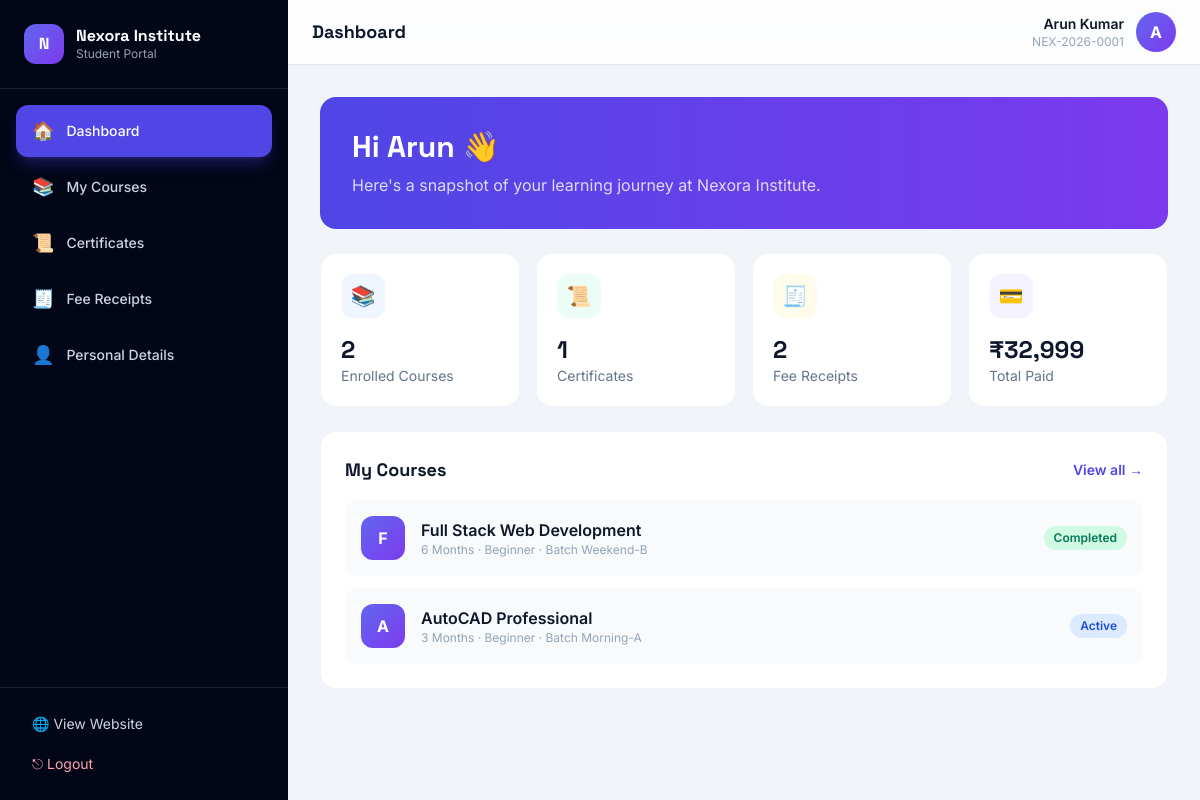
The page /student/dashboard.php (signed in) on the database its author committed.
### tables this page shows
CREATE TABLE students (
  id            INT AUTO_INCREMENT PRIMARY KEY,
  student_code  VARCHAR(40) NOT NULL UNIQUE,
  name          VARCHAR(140) NOT NULL,
  email         VARCHAR(150) NOT NULL UNIQUE,
  phone         VARCHAR(20)  NULL,
  password_hash VARCHAR(255) NOT NULL,
  dob           DATE NULL,
  gender        ENUM('Male','Female','Other') NULL,
  address       VARCHAR(255) NULL,
  photo         VARCHAR(255) NULL,
   
  details_locked TINYINT(1) DEFAULT 0,
  status        ENUM('active','inactive') DEFAULT 'active',
  created_at    TIMESTAMP DEFAULT CURRENT_TIMESTAMP
);

CREATE TABLE enrollments (
  id          INT AUTO_INCREMENT PRIMARY KEY,
  student_id  INT NOT NULL,
  course_id   INT NOT NULL,
  batch       VARCHAR(60) NULL,
  enroll_date DATE DEFAULT (CURRENT_DATE),
  status      ENUM('active','completed','dropped') DEFAULT 'active',
  created_at  TIMESTAMP DEFAULT CURRENT_TIMESTAMP,
  CONSTRAINT fk_enr_student FOREIGN KEY (student_id) REFERENCES students(id) ON DELETE CASCADE,
  CONSTRAINT fk_enr_course  FOREIGN KEY (course_id)  REFERENCES courses(id)  ON DELETE CASCADE
);

CREATE TABLE courses (
  id              INT AUTO_INCREMENT PRIMARY KEY,
  title           VARCHAR(160) NOT NULL,
  slug            VARCHAR(180) NOT NULL UNIQUE,
  category_id     INT NULL,
  short_desc      VARCHAR(255) NULL,
  description     TEXT NULL,
  duration        VARCHAR(60)  DEFAULT '3 Months',
  level           ENUM('Beginner','Intermediate','Advanced') DEFAULT 'Beginner',
  price           DECIMAL(10,2) DEFAULT 0,
  discount_price  DECIMAL(10,2) NULL,
  software        VARCHAR(255) NULL,
  syllabus        TEXT NULL,
  image           VARCHAR(255) NULL,
  is_featured     TINYINT(1) DEFAULT 0,
  status          ENUM('active','draft') DEFAULT 'active',
  created_at      TIMESTAMP DEFAULT CURRENT_TIMESTAMP,
  CONSTRAINT fk_course_cat FOREIGN KEY (category_id) REFERENCES categories(id) ON DELETE SET NULL
);

### includes/functions.php (called while the page is built, shortened)
<?php
require_once __DIR__ . '/../config/database.php';
function e(?string $str): string
{
    return htmlspecialchars($str ?? '', ENT_QUOTES, 'UTF-8');
}
function url(string $path = ''): string
{
    return BASE_URL . '/' . ltrim($path, '/');
}
function money($amount): string
{
    return '₹' . number_format((float)$amount, 0);
}
function settings(): array
{
    static $cache = null;
    if ($cache !== null) return $cache;
    $cache = [];
    try {
        $rows = db()->query('SELECT skey, svalue FROM settings')->fetchAll();
        foreach ($rows as $r) {
            $cache[$r['skey']] = $r['svalue'];
        }
    } catch (Throwable $e) {
        $cache = [];
    }
    return $cache;
}
function setting(string $key, string $default = ''): string
{
    $s = settings();
    return $s[$key] ?? $default;
}
function student_logged_in(): bool
{
    return !empty($_SESSION['student_id']);
}
function current_student(): ?array
{
    static $student = null;
    if ($student === null) {
        $stmt = db()->prepare('SELECT * FROM students WHERE id = ?');
        $stmt->execute([$_SESSION['student_id']]);
        $student = $stmt->fetch() ?: null;
    }
    return $student;
}

### config/database.php (called while the page is built, shortened)
<?php
function db(): PDO
{
    if (isset($GLOBALS['__app_pdo']) && $GLOBALS['__app_pdo'] instanceof PDO) {
        return $GLOBALS['__app_pdo'];
    }
    $dsn = sprintf('mysql:host=%s;dbname=%s;charset=%s', DB_HOST, DB_NAME, DB_CHARSET);
    $options = [
        PDO::ATTR_ERRMODE            => PDO::ERRMODE_EXCEPTION,
        PDO::ATTR_DEFAULT_FETCH_MODE => PDO::FETCH_ASSOC,
        PDO::ATTR_EMULATE_PREPARES   => false,
    ];
    return $GLOBALS['__app_pdo'];
}

### student/dashboard.php (the view)
<?php
require_once __DIR__ . '/_layout.php';
$sid = $student['id'];
$enrollCount = db()->prepare("SELECT COUNT(*) FROM enrollments WHERE student_id=?"); $enrollCount->execute([$sid]); $enrollCount = $enrollCount->fetchColumn();
$certCount   = db()->prepare("SELECT COUNT(*) FROM certificates WHERE student_id=?"); $certCount->execute([$sid]); $certCount = $certCount->fetchColumn();
$paid        = db()->prepare("SELECT COALESCE(SUM(amount),0) FROM payments WHERE student_id=? AND status IN ('paid','partial')"); $paid->execute([$sid]); $paid = $paid->fetchColumn();
$receipts    = db()->prepare("SELECT COUNT(*) FROM payments WHERE student_id=?"); $receipts->execute([$sid]); $receipts = $receipts->fetchColumn();
$myCourses = db()->prepare(
  "SELECT e.*, c.title, c.duration, c.level FROM enrollments e
   JOIN courses c ON c.id=e.course_id WHERE e.student_id=? ORDER BY e.id DESC"
);
$myCourses->execute([$sid]);
$myCourses = $myCourses->fetchAll();
student_layout_top('dashboard', 'Dashboard');
?>
<div class="rounded-2xl bg-gradient-to-r from-brand-600 to-violet-600 text-white p-6 sm:p-8 mb-6">
  <h2 class="font-display text-2xl sm:text-3xl font-bold">Hi <?= e(explode(' ', $student['name'])[0]) ?> 👋</h2>
  <p class="mt-2 text-white/80">Here's a snapshot of your learning journey at <?= e(setting('site_name')) ?>.</p>
</div>
<div class="grid grid-cols-2 lg:grid-cols-4 gap-4 mb-6">
  <?php
    $cards = [
      ['Enrolled Courses', $enrollCount, '📚', 'bg-blue-50 text-blue-600'],
      ['Certificates',     $certCount,   '📜', 'bg-emerald-50 text-emerald-600'],
      ['Fee Receipts',     $receipts,    '🧾', 'bg-amber-50 text-amber-600'],
      ['Total Paid',       money($paid), '💳', 'bg-violet-50 text-violet-600'],
    ];
    foreach ($cards as $c): ?>
    <div class="rounded-2xl bg-white border border-slate-100 p-5">
      <span class="grid place-items-center w-11 h-11 rounded-xl <?= $c[3] ?> text-xl"><?= $c[2] ?></span>
      <p class="mt-4 font-display text-2xl font-bold text-slate-900"><?= e((string)$c[1]) ?></p>
      <p class="text-sm text-slate-500"><?= $c[0] ?></p>
    </div>
  <?php endforeach; ?>
</div>
<div class="rounded-2xl bg-white border border-slate-100 p-6">
  <div class="flex items-center justify-between mb-4">
    <h3 class="font-display text-lg font-bold text-slate-900">My Courses</h3>
    <a href="<?= url('student/courses.php') ?>" class="text-sm font-semibold text-brand-600 hover:text-brand-700">View all →</a>
  </div>
  <?php if (!$myCourses): ?>
    <p class="text-slate-500 text-sm py-6 text-center">You're not enrolled in any course yet. <a href="<?= url('courses.php') ?>" class="text-brand-600 font-semibold">Browse courses</a></p>
  <?php else: ?>
    <div class="space-y-3">
      <?php foreach (array_slice($myCourses, 0, 4) as $c):
        $status = $c['status'];
        $badge = $status==='completed' ? 'bg-emerald-100 text-emerald-700' : ($status==='dropped' ? 'bg-rose-100 text-rose-700' : 'bg-blue-100 text-blue-700');
      ?>
        <div class="flex items-center gap-4 p-4 rounded-xl bg-slate-50">
          <span class="grid place-items-center w-11 h-11 rounded-xl bg-gradient-to-br from-brand-500 to-violet-600 text-white font-bold shrink-0"><?= e(strtoupper(substr($c['title'],0,1))) ?></span>
          <div class="min-w-0 flex-1">
            <p class="font-semibold text-slate-900 truncate"><?= e($c['title']) ?></p>
            <p class="text-xs text-slate-400"><?= e($c['duration']) ?> · <?= e($c['level']) ?> <?= $c['batch'] ? '· Batch ' . e($c['batch']) : '' ?></p>
          </div>
          <span class="px-2.5 py-1 rounded-full text-xs font-semibold <?= $badge ?> capitalize"><?= e($status) ?></span>
        </div>
      <?php endforeach; ?>
    </div>
  <?php endif; ?>
</div>
<?php student_layout_bottom(); ?>

### student/_layout.php (shortened to what this page needs)
<?php
require_once __DIR__ . '/../includes/functions.php';
$student = current_student();
function student_layout_top(string $active, string $title): void
{
    global $student;
    $nav = [
        'dashboard'   => ['Dashboard',     '🏠', 'dashboard.php'],
        'courses'     => ['My Courses',    '📚', 'courses.php'],
        'certificate' => ['Certificates',  '📜', 'certificate.php'],
        'payments'    => ['Fee Receipts',  '🧾', 'payments.php'],
        'profile'     => ['Personal Details', '👤', 'profile.php'],
    ];
    ?>
<!DOCTYPE html>
<html lang="en" class="scroll-smooth">
<head>
<script src="https://cdn.tailwindcss.com"></script>
<link rel="stylesheet" href="<?= url('assets/css/style.css') ?>">
</head>
<body class="font-sans bg-slate-100 text-slate-800 antialiased">
<div class="min-h-screen lg:flex">
  <aside id="sidebar" class="fixed lg:static inset-y-0 left-0 z-40 w-72 bg-slate-950 text-slate-300 transform -translate-x-full lg:translate-x-0 transition-transform duration-300 flex flex-col">
    <div class="p-6 flex items-center gap-3 border-b border-white/10">
      <span class="grid place-items-center w-10 h-10 rounded-xl bg-gradient-to-br from-brand-500 to-violet-600 text-white font-display font-bold">N</span>
      <div><p class="font-display font-bold text-white leading-tight"><?= e(setting('site_name')) ?></p><p class="text-xs text-slate-400">Student Portal</p></div>
    </div>
    <nav class="flex-1 p-4 space-y-1">
      <?php foreach ($nav as $key => $item): $is = $key === $active; ?>
        <a href="<?= url('student/' . $item[2]) ?>" class="flex items-center gap-3 px-4 py-3 rounded-xl text-sm font-medium transition <?= $is ? 'bg-brand-600 text-white shadow-lg shadow-brand-600/30' : 'hover:bg-white/5 hover:text-white' ?>">
          <span class="text-lg"><?= $item[1] ?></span><?= $item[0] ?>
        </a>
      <?php endforeach; ?>
    </nav>
    <div class="p-4 border-t border-white/10">
      <a href="<?= url('index.php') ?>" class="flex items-center gap-3 px-4 py-2.5 rounded-xl text-sm hover:bg-white/5 hover:text-white transition">🌐 View Website</a>
      <a href="<?= url('student/logout.php') ?>" class="flex items-center gap-3 px-4 py-2.5 rounded-xl text-sm text-rose-300 hover:bg-rose-500/10 transition">⎋ Logout</a>
    </div>
  </aside>
  <div class="flex-1 min-w-0 flex flex-col">
    <header class="sticky top-0 z-20 bg-white/80 backdrop-blur border-b border-slate-200">
      <div class="px-4 sm:px-6 h-16 flex items-center justify-between">
        <div class="flex items-center gap-3">
          <h1 class="font-display font-bold text-lg text-slate-900"><?= e($title) ?></h1>
        </div>
        <div class="flex items-center gap-3">
          <div class="text-right hidden sm:block"><p class="text-sm font-semibold text-slate-900"><?= e($student['name']) ?></p><p class="text-xs text-slate-400"><?= e($student['student_code']) ?></p></div>
          <span class="grid place-items-center w-10 h-10 rounded-full bg-gradient-to-br from-brand-500 to-violet-600 text-white font-bold"><?= e(strtoupper(substr($student['name'],0,1))) ?></span>
        </div>
      </div>
    </header>
    <main class="flex-1 p-4 sm:p-6 lg:p-8">
    <?php
}
function student_layout_bottom(): void
{
    ?>
    </main>
  </div>
</div>
</body>
</html>
    <?php
}

### assets/css/style.css (style rules this page uses)
:root { --brand: #4f46e5; --brand-light: #818cf8; }
html { -webkit-tap-highlight-color: transparent; }

### rows shown on the page
students: name "Arun Kumar", student_code "NEX-2026-0001", name "A", name "Arun"
enrollments: course.title "F", course.title "Full Stack Web Development", course.duration "6 Months", course.level "Beginner", batch "Weekend-B", status "Completed"
enrollments: course.title "A", course.title "AutoCAD Professional", course.duration "3 Months", course.level "Beginner", batch "Morning-A", status "Active"

### other values the page prints
setting('site_name') "Nexora Institute"
$item[1] "🏠"
$item[0] "Dashboard"
$item[1] "📚"
$item[0] "My Courses"
$item[1] "📜"
$item[0] "Certificates"
$item[1] "🧾"
$item[0] "Fee Receipts"
$item[1] "👤"
$item[0] "Personal Details"
$title "Dashboard"
$c[2] "📚"
$c[1] "2"
$c[0] "Enrolled Courses"
